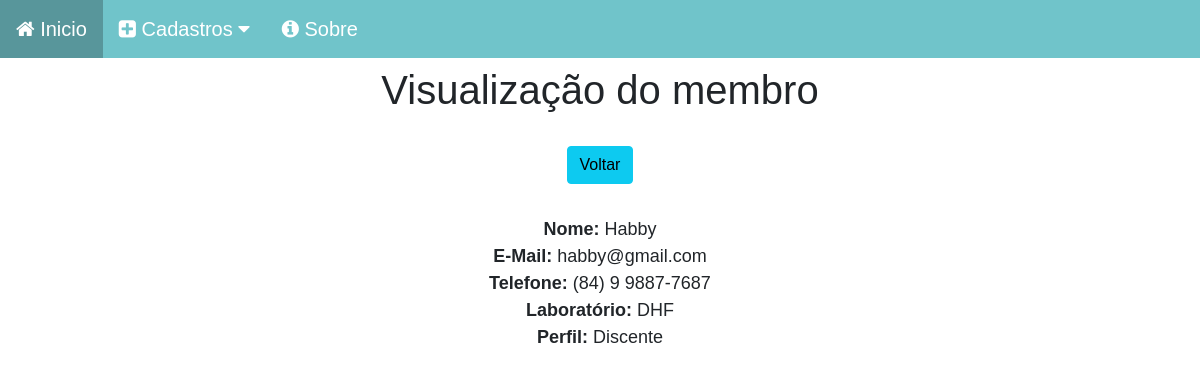
Screenshot of /membros/view/6 with the database file from the repository.
### membros_app/models.py (models this page shows, shortened)
class Membro(models.Model):
    nome = models.CharField(max_length=60)
    email = models.CharField(max_length=30)
    telefone = models.CharField(max_length=20)
    laboratorio = models.ForeignKey(to='laboratorio_app.Lab', on_delete=models.CASCADE,null=True, blank=True)
    membro_perfil = models.ForeignKey(Perfil, on_delete=models.CASCADE, null=True, blank=True)

class Perfil(models.Model):
    titulo = models.CharField(max_length=50)
    def __str__(self):
        return self.titulo

### laboratorio_app/models.py (models this page shows)
class Lab(models.Model):
    descricao = models.CharField(max_length=60)
    nome = models.CharField(max_length=60)
    coordenador = models.ForeignKey(Membro,on_delete=models.SET_NULL, related_name='coordenador', null=True, blank=True)
    vice_coordenador = models.ForeignKey(Membro, on_delete=models.SET_NULL, related_name='vice_coordenador', null=True, blank=True)
    def __str__(self):
        return self.nome

### membros_app/views.py (the view)
# urls.py: path('view/<int:id>', views.visualizar_membro, name = 'visualizar_membro'),
def visualizar_membro(request, id):
    membro = Membro.objects.get(pk = id)
    return render(request, 'membro_view.html', {'membro': membro})

### membros_app/templates/membro_view.html (shortened to what this page needs)
{% extends 'base.html' %}
{% load static %}
{% block content %}
    <div class='col-8 m-auto pt-2 pb-2 text-center'>
        <h1>Visualização do membro</h1>
    </div>
    <div class='col-8 m-auto pt-3 pb-2 text-center'>
        <a href="/membros" class="btn btn-info">Voltar</a>
    </div>
    <div class='col-8 m-auto pt-4 pb-2 text-center'>
        <strong>Nome: </strong>{{membro.nome}}<br>
        <strong>E-Mail: </strong>{{membro.email}}<br>
        <strong>Telefone: </strong>{{membro.telefone}}<br>
        <strong>Laboratório: </strong>{{membro.laboratorio}}<br>
        <strong>Perfil: </strong>{{membro.membro_perfil}}<br>
    </div>
{% endblock content %}

### static/css/estilo.css (style rules this page uses)
* { margin: 0; padding: 0; box-sizing: border-box; }
body { font-family: Arial, Helvetica, sans-serif; font-size: 18px; }

### rows the page displays
Membro: nome "Habby", email "habby@gmail.com", telefone "(84) 9 9887-7687", laboratorio "DHF", membro_perfil "Discente"
